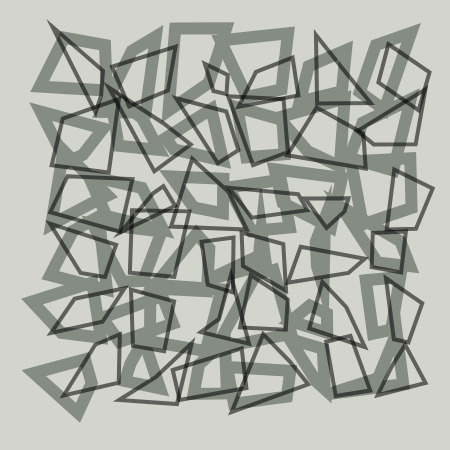
Frame 1 (no input)
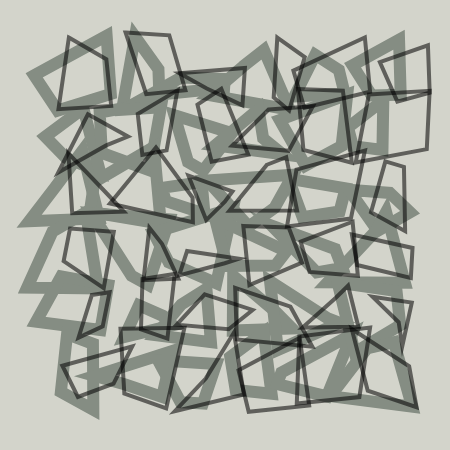
Frame 2 (the mouse pressed at the canvas centre, redrawn once)

The p5.js sketch that drew these frames (run headless with seeded random() and noise() and a simulated clock; the mouse was pressed at the canvas centre and the sketch redrawn once):

// p5.js sketch
// ── sketch.js
function setup() {
  createCanvas(450, 450);
  noLoop()
}

function draw() {
  background(211, 212, 203);
  // So this won't look exactly the same but it's supposed to be the same concept.
for (let x = 0; x < 6; x++){
  for (let y = 0; y < 6; y++){
    push();
    translate(x * 60, y * 60)
    noFill()
    // Layer 1 quads settings
    strokeWeight(12)
    stroke(133, 141, 131)
    // Layer 1 quads
    quad(random(27, 79), random(27, 79), 
    random(81, 113), random(27, 79), 
    random(81, 113), random(81, 113), 
    random(27, 79), random(81, 113))
    pop();
  }
}
// In a different loop so that the thin ones aren't overlapped by thick ones if they're 
// drawn afterwards
for (let x = 0; x < 6; x++){
  for (let y = 0; y < 6; y++){
    push();
    translate(x * 60, y * 60)
    noFill()
    //Layer 2 quads settings
    strokeWeight(4)
    stroke(0, 0, 0, 140)
    // Layer 2 quads
    quad(random(47, 99), random(27, 79),
    random(101, 133), random(27, 79), 
    random(101, 133), random(81, 113),
    random(47, 99), random(81, 113))
    pop();
  }
}
}
